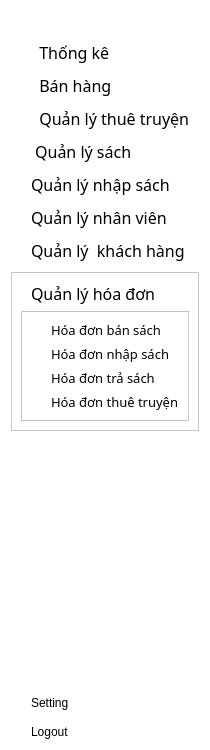
     <widget class="QWidget" name="sibarmenu" native="true">
      <property name="maximumSize">
       <size>
        <width>231</width>
        <height>16777215</height>
       </size>
      </property>
      <property name="styleSheet">
       <string notr="true">QWidget{
	background-color: rgb(255, 255, 255);
}
QPushButton{
color: rgb(0, 0, 0);
text-align:left ;
border:none;
padding-left:20px;

}
QPushButton:checked{
background-color: rgb(255, 200, 160);
color: rgb(255, 255, 255);
border-radius:8px;
font-weight: bold;

}
QPushButton:hover{
background-color: rgb(255, 200, 160);
color: rgb(255, 255, 255);
border-radius:8px;
}</string>
      </property>
      <layout class="QVBoxLayout" name="verticalLayout_5">
       <property name="spacing">
        <number>10</number>
       </property>
       <item>
        <layout class="QHBoxLayout" name="horizontalLayout_2">
         <property name="spacing">
          <number>9</number>
         </property>
         <property name="bottomMargin">
          <number>0</number>
         </property>
         <item>
          <spacer name="horizontalSpacer_5">
           <property name="orientation">
            <enum>Qt::Horizontal</enum>
           </property>
           <property name="sizeHint" stdset="0">
            <size>
             <width>18</width>
             <height>20</height>
            </size>
           </property>
          </spacer>
         </item>
         <item>
          <widget class="QLabel" name="label_2">
           <property name="maximumSize">
            <size>
             <width>80</width>
             <height>80</height>
            </size>
           </property>
           <property name="text">
            <string/>
           </property>
           <property name="pixmap">
            <pixmap resource="new_resource.qrc">:/newPrefix/icons/bookstore.png</pixmap>
           </property>
           <property name="scaledContents">
            <bool>true</bool>
           </property>
           <property name="wordWrap">
            <bool>true</bool>
           </property>
           <property name="margin">
            <number>-31</number>
           </property>
          </widget>
         </item>
         <item>
          <spacer name="horizontalSpacer_6">
           <property name="orientation">
            <enum>Qt::Horizontal</enum>
           </property>
           <property name="sizeHint" stdset="0">
            <size>
             <width>18</width>
             <height>20</height>
            </size>
           </property>
          </spacer>
         </item>
        </layout>
       </item>
       <item>
        <widget class="QPushButton" name="btnThongKe">
         <property name="font">
          <font>
           <family>Bahnschrift</family>
           <pointsize>12</pointsize>
           <weight>50</weight>
           <bold>false</bold>
          </font>
         </property>
         <property name="text">
          <string>  Thống kê </string>
         </property>
         <property name="icon">
          <iconset resource="new_resource.qrc">
           <normaloff>:/newPrefix/icons/dashboard (2).png</normaloff>
           <normalon>:/newPrefix/icons/dashboard (2).png</normalon>:/newPrefix/icons/dashboard (2).png</iconset>
         </property>
         <property name="iconSize">
          <size>
           <width>30</width>
           <height>30</height>
          </size>
         </property>
         <property name="checkable">
          <bool>true</bool>
         </property>
         <property name="autoExclusive">
          <bool>true</bool>
         </property>
        </widget>
       </item>
       <item>
        <widget class="QPushButton" name="btnBanHang">
         <property name="font">
          <font>
           <family>Bahnschrift</family>
           <pointsize>12</pointsize>
           <weight>50</weight>
           <bold>false</bold>
          </font>
         </property>
         <property name="text">
          <string>  Bán hàng</string>
         </property>
         <property name="icon">
          <iconset resource="new_resource.qrc">
           <normaloff>:/newPrefix/icons/add-to-cart (1).png</normaloff>
           <normalon>:/newPrefix/icons/add-to-cart (1).png</normalon>:/newPrefix/icons/add-to-cart (1).png</iconset>
         </property>
         <property name="iconSize">
          <size>
           <width>30</width>
           <height>30</height>
          </size>
         </property>
         <property name="checkable">
          <bool>true</bool>
         </property>
         <property name="autoExclusive">
          <bool>true</bool>
         </property>
        </widget>
       </item>
       <item>
        <widget class="QPushButton" name="btnQuanLyThue">
         <property name="font">
          <font>
           <family>Bahnschrift</family>
           <pointsize>12</pointsize>
           <weight>50</weight>
           <bold>false</bold>
          </font>
         </property>
         <property name="text">
          <string>  Quản lý thuê truyện</string>
         </property>
         <property name="icon">
          <iconset resource="new_resource.qrc">
           <normaloff>:/newPrefix/icons/borrow (1).png</normaloff>
           <normalon>:/newPrefix/icons/borrow (1).png</normalon>:/newPrefix/icons/borrow (1).png</iconset>
         </property>
         <property name="iconSize">
          <size>
           <width>30</width>
           <height>30</height>
          </size>
         </property>
         <property name="checkable">
          <bool>true</bool>
         </property>
         <property name="autoExclusive">
          <bool>true</bool>
         </property>
        </widget>
       </item>
       <item>
        <widget class="QPushButton" name="btnQLSach">
         <property name="font">
          <font>
           <family>Bahnschrift</family>
           <pointsize>12</pointsize>
           <weight>50</weight>
           <bold>false</bold>
          </font>
         </property>
         <property name="text">
          <string> Quản lý sách</string>
         </property>
         <property name="icon">
          <iconset resource="new_resource.qrc">
           <normaloff>:/newPrefix/icons/open-book (1).png</normaloff>
           <normalon>:/newPrefix/icons/open-book (1).png</normalon>:/newPrefix/icons/open-book (1).png</iconset>
         </property>
         <property name="iconSize">
          <size>
           <width>30</width>
           <height>30</height>
          </size>
         </property>
         <property name="checkable">
          <bool>true</bool>
         </property>
         <property name="autoExclusive">
          <bool>true</bool>
         </property>
        </widget>
       </item>
       <item>
        <widget class="QPushButton" name="btnQLNhapSach">
         <property name="font">
          <font>
           <family>Bahnschrift</family>
           <pointsize>12</pointsize>
           <weight>50</weight>
           <bold>false</bold>
          </font>
         </property>
         <property name="text">
          <string>Quản lý nhập sách</string>
         </property>
         <property name="icon">
          <iconset resource="new_resource.qrc">
           <normaloff>:/newPrefix/icons/warehouse (2).png</normaloff>
           <normalon>:/newPrefix/icons/warehouse (2).png</normalon>:/newPrefix/icons/warehouse (2).png</iconset>
         </property>
         <property name="iconSize">
          <size>
           <width>30</width>
           <height>30</height>
          </size>
         </property>
         <property name="checkable">
          <bool>true</bool>
         </property>
         <property name="autoExclusive">
          <bool>true</bool>
         </property>
        </widget>
       </item>
       <item>
        <widget class="QPushButton" name="btnNhanVien">
         <property name="font">
          <font>
           <family>Bahnschrift</family>
           <pointsize>12</pointsize>
           <weight>50</weight>
           <italic>false</italic>
           <bold>false</bold>
          </font>
         </property>
         <property name="text">
          <string>Quản lý nhân viên</string>
         </property>
         <property name="icon">
          <iconset resource="new_resource.qrc">
           <normaloff>:/newPrefix/icons/employee (1).png</normaloff>
           <normalon>:/newPrefix/icons/employee (1).png</normalon>:/newPrefix/icons/employee (1).png</iconset>
         </property>
         <property name="iconSize">
          <size>
           <width>30</width>
           <height>30</height>
          </size>
         </property>
         <property name="checkable">
          <bool>true</bool>
         </property>
         <property name="autoExclusive">
          <bool>true</bool>
         </property>
        </widget>
       </item>
       <item>
        <widget class="QPushButton" name="btnKhachHang">
         <property name="font">
          <font>
           <family>Bahnschrift</family>
           <pointsize>12</pointsize>
           <weight>50</weight>
           <bold>false</bold>
          </font>
         </property>
         <property name="text">
          <string>Quản lý  khách hàng</string>
         </property>
         <property name="icon">
          <iconset resource="new_resource.qrc">
           <normaloff>:/newPrefix/icons/target (1).png</normaloff>
           <normalon>:/newPrefix/icons/public-relation.png</normalon>:/newPrefix/icons/target (1).png</iconset>
         </property>
         <property name="iconSize">
          <size>
           <width>30</width>
           <height>30</height>
          </size>
         </property>
         <property name="checkable">
          <bool>true</bool>
         </property>
         <property name="autoExclusive">
          <bool>true</bool>
         </property>
        </widget>
       </item>
       <item>
        <widget class="QFrame" name="frame_2">
         <property name="frameShape">
          <enum>QFrame::StyledPanel</enum>
         </property>
         <property name="frameShadow">
          <enum>QFrame::Raised</enum>
         </property>
         <layout class="QVBoxLayout" name="verticalLayout_2">
          <item>
           <widget class="QPushButton" name="btnHoaDon">
            <property name="font">
             <font>
              <family>Bahnschrift</family>
              <pointsize>12</pointsize>
              <weight>50</weight>
              <bold>false</bold>
             </font>
            </property>
            <property name="styleSheet">
             <string notr="true">padding-left:10px;
</string>
            </property>
            <property name="text">
             <string>Quản lý hóa đơn</string>
            </property>
            <property name="icon">
             <iconset resource="new_resource.qrc">
              <normaloff>:/newPrefix/icons/bill (1).png</normaloff>
              <normalon>:/newPrefix/icons/bill (1).png</normalon>:/newPrefix/icons/bill (1).png</iconset>
            </property>
            <property name="iconSize">
             <size>
              <width>30</width>
              <height>30</height>
             </size>
            </property>
            <property name="checkable">
             <bool>true</bool>
            </property>
            <property name="autoExclusive">
             <bool>true</bool>
            </property>
           </widget>
          </item>
          <item>
           <widget class="QFrame" name="frame">
            <property name="frameShape">
             <enum>QFrame::StyledPanel</enum>
            </property>
            <property name="frameShadow">
             <enum>QFrame::Raised</enum>
            </property>
            <layout class="QVBoxLayout" name="verticalLayout">
             <item>
              <widget class="QPushButton" name="btnHoaDonBanHang">
               <property name="font">
                <font>
                 <family>Bahnschrift</family>
                 <pointsize>10</pointsize>
                </font>
               </property>
               <property name="text">
                <string>Hóa đơn bán sách</string>
               </property>
              </widget>
             </item>
             <item>
              <widget class="QPushButton" name="btnHoaDonNhapHang">
               <property name="font">
                <font>
                 <family>Bahnschrift</family>
                 <pointsize>10</pointsize>
                </font>
               </property>
               <property name="text">
                <string>Hóa đơn nhập sách</string>
               </property>
              </widget>
             </item>
             <item>
              <widget class="QPushButton" name="btnHoaDonTraHang">
               <property name="font">
                <font>
                 <family>Bahnschrift</family>
                 <pointsize>10</pointsize>
                </font>
               </property>
               <property name="styleSheet">
                <string notr="true">QPushButton:checked{
background-color: rgb(255, 200, 160);
color: rgb(255, 255, 255);
border-radius:8px;
font-weight: bold;

}
QPushButton:hover{
background-color: rgb(255, 200, 160);
color: rgb(255, 255, 255);
border-radius:8px;
}</string>
               </property>
               <property name="text">
                <string>Hóa đơn trả sách</string>
               </property>
              </widget>
             </item>
             <item>
              <widget class="QPushButton" name="btnHoaDonThueTruyen">
               <property name="font">
                <font>
                 <family>Bahnschrift</family>
                 <pointsize>10</pointsize>
                </font>
               </property>
               <property name="text">
                <string>Hóa đơn thuê truyện</string>
               </property>
              </widget>
             </item>
            </layout>
           </widget>
          </item>
         </layout>
        </widget>
       </item>
       <item>
        <spacer name="verticalSpacer_2">
         <property name="orientation">
          <enum>Qt::Vertical</enum>
         </property>
         <property name="sizeHint" stdset="0">
          <size>
           <width>20</width>
           <height>255</height>
          </size>
         </property>
        </spacer>
       </item>
       <item>
        <layout class="QVBoxLayout" name="verticalLayout_4">
         <property name="spacing">
          <number>15</number>
         </property>
         <property name="leftMargin">
          <number>0</number>
         </property>
         <item>
          <widget class="QPushButton" name="btnSetting">
           <property name="font">
            <font>
             <pointsize>9</pointsize>
            </font>
           </property>
           <property name="text">
            <string>Setting</string>
           </property>
           <property name="icon">
            <iconset resource="new_resource.qrc">
             <normaloff>:/newPrefix/icons/setting.png</normaloff>
             <normalon>:/newPrefix/icons/setting.png</normalon>:/newPrefix/icons/setting.png</iconset>
           </property>
           <property name="iconSize">
            <size>
             <width>20</width>
             <height>20</height>
            </size>
           </property>
           <property name="checkable">
            <bool>true</bool>
           </property>
           <property name="autoExclusive">
            <bool>true</bool>
           </property>
          </widget>
         </item>
         <item>
          <widget class="QPushButton" name="btnLogOut">
           <property name="font">
            <font>
             <pointsize>9</pointsize>
            </font>
           </property>
           <property name="text">
            <string>Logout</string>
           </property>
           <property name="icon">
            <iconset resource="new_resource.qrc">
             <normaloff>:/newPrefix/icons/logout (1).png</normaloff>
             <normalon>:/newPrefix/icons/logout (1).png</normalon>:/newPrefix/icons/logout (1).png</iconset>
           </property>
           <property name="iconSize">
            <size>
             <width>20</width>
             <height>20</height>
            </size>
           </property>
           <property name="checkable">
            <bool>true</bool>
           </property>
           <property name="autoExclusive">
            <bool>true</bool>
           </property>
          </widget>
         </item>
        </layout>
       </item>
      </layout>
     </widget>
